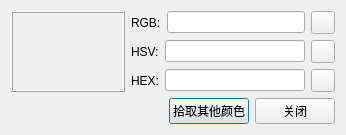
<?xml version="1.0" encoding="UTF-8"?>
<ui version="4.0">
 <class>ColorDlg</class>
 <widget class="QDialog" name="ColorDlg">
  <property name="geometry">
   <rect>
    <x>0</x>
    <y>0</y>
    <width>346</width>
    <height>130</height>
   </rect>
  </property>
  <property name="maximumSize">
   <size>
    <width>346</width>
    <height>130</height>
   </size>
  </property>
  <property name="windowTitle">
   <string>Color</string>
  </property>
  <property name="windowIcon">
   <iconset resource="resourse.qrc">
    <normaloff>:/ico/icon/logo.png</normaloff>:/ico/icon/logo.png</iconset>
  </property>
  <property name="styleSheet">
   <string notr="true"/>
  </property>
  <layout class="QGridLayout" name="gridLayout">
   <item row="0" column="0" rowspan="3">
    <widget class="QFrame" name="frame">
     <property name="minimumSize">
      <size>
       <width>114</width>
       <height>0</height>
      </size>
     </property>
     <property name="frameShape">
      <enum>QFrame::Box</enum>
     </property>
     <property name="frameShadow">
      <enum>QFrame::Raised</enum>
     </property>
    </widget>
   </item>
   <item row="0" column="1">
    <layout class="QHBoxLayout" name="horizontalLayout">
     <item>
      <widget class="QLabel" name="label">
       <property name="text">
        <string>RGB:</string>
       </property>
      </widget>
     </item>
     <item>
      <widget class="QLineEdit" name="lineEditRgb"/>
     </item>
     <item>
      <widget class="QToolButton" name="tbRGB">
       <property name="text">
        <string/>
       </property>
       <property name="icon">
        <iconset resource="resourse.qrc">
         <normaloff>:/ico/icon/copy.png</normaloff>:/ico/icon/copy.png</iconset>
       </property>
      </widget>
     </item>
    </layout>
   </item>
   <item row="1" column="1">
    <layout class="QHBoxLayout" name="horizontalLayout_2">
     <item>
      <widget class="QLabel" name="label_2">
       <property name="text">
        <string>HSV:</string>
       </property>
      </widget>
     </item>
     <item>
      <widget class="QLineEdit" name="lineEditDEC"/>
     </item>
     <item>
      <widget class="QToolButton" name="tbDEC">
       <property name="text">
        <string/>
       </property>
       <property name="icon">
        <iconset resource="resourse.qrc">
         <normaloff>:/ico/icon/copy.png</normaloff>:/ico/icon/copy.png</iconset>
       </property>
      </widget>
     </item>
    </layout>
   </item>
   <item row="2" column="1">
    <layout class="QHBoxLayout" name="horizontalLayout_3">
     <item>
      <widget class="QLabel" name="label_3">
       <property name="text">
        <string>HEX:</string>
       </property>
      </widget>
     </item>
     <item>
      <widget class="QLineEdit" name="lineEditHex"/>
     </item>
     <item>
      <widget class="QToolButton" name="tbHex">
       <property name="text">
        <string/>
       </property>
       <property name="icon">
        <iconset resource="resourse.qrc">
         <normaloff>:/ico/icon/copy.png</normaloff>:/ico/icon/copy.png</iconset>
       </property>
      </widget>
     </item>
    </layout>
   </item>
   <item row="3" column="0" colspan="2">
    <layout class="QHBoxLayout" name="horizontalLayout_4">
     <item>
      <spacer name="horizontalSpacer">
       <property name="orientation">
        <enum>Qt::Horizontal</enum>
       </property>
       <property name="sizeHint" stdset="0">
        <size>
         <width>40</width>
         <height>20</height>
        </size>
       </property>
      </spacer>
     </item>
     <item>
      <widget class="QPushButton" name="tbPickOther">
       <property name="text">
        <string>拾取其他颜色</string>
       </property>
      </widget>
     </item>
     <item>
      <widget class="QPushButton" name="tbClose">
       <property name="text">
        <string>关闭</string>
       </property>
      </widget>
     </item>
    </layout>
   </item>
  </layout>
 </widget>
 <layoutdefault spacing="6" margin="11"/>
 <resources>
  <include location="resourse.qrc"/>
 </resources>
 <connections/>
</ui>
